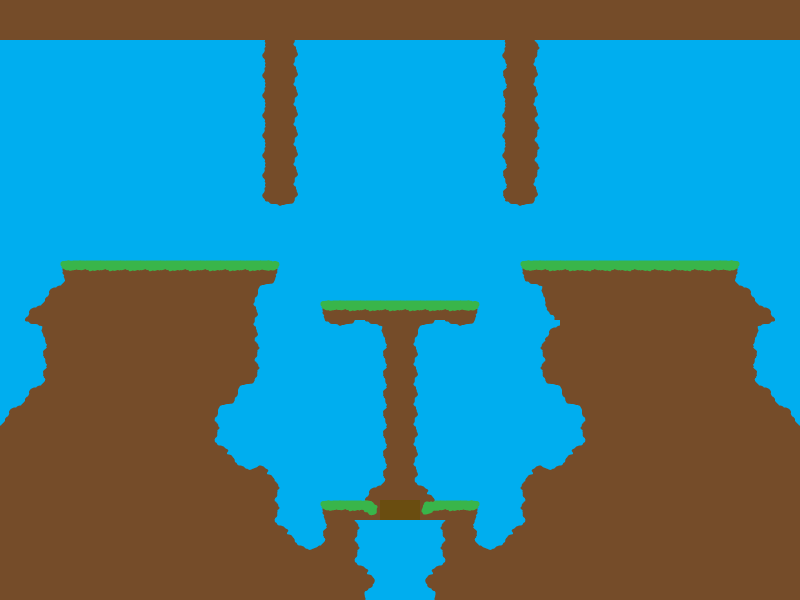

Below is a game level as drawn by its tile map, then a one-line description and the .tmx that defines it (tile-layer data replaced by summaries):
An orthogonal 40x30 tile map with 20x20 px tiles, 1 tile layer (Tile Layer 1) and 3 objects.

<map version="1.2" tiledversion="1.2.0" orientation="orthogonal" renderorder="right-down" width="40" height="30" tilewidth="20" tileheight="20" infinite="0" backgroundcolor="#00aeef" nextlayerid="3" nextobjectid="34">
 <tileset firstgid="1" name="tileset" tilewidth="20" tileheight="20" tilecount="45" columns="15">
  <image source="../imgs/finalTileset.png" width="300" height="60" />
 </tileset>
 <layer id="1" name="Tile Layer 1" width="40" height="30">
  <data>[1200 cells, 620 non-empty, 22 distinct tile ids]</data>
 </layer>
 <objectgroup id="2" name="Object Layer 1">
  <object id="31" gid="21" x="120" y="260" width="20" height="20" />
  <object id="32" gid="22" x="660" y="260" width="20" height="20" />
  <object id="33" gid="23" x="392" y="298" width="20" height="20" />
 </objectgroup>
</map>
